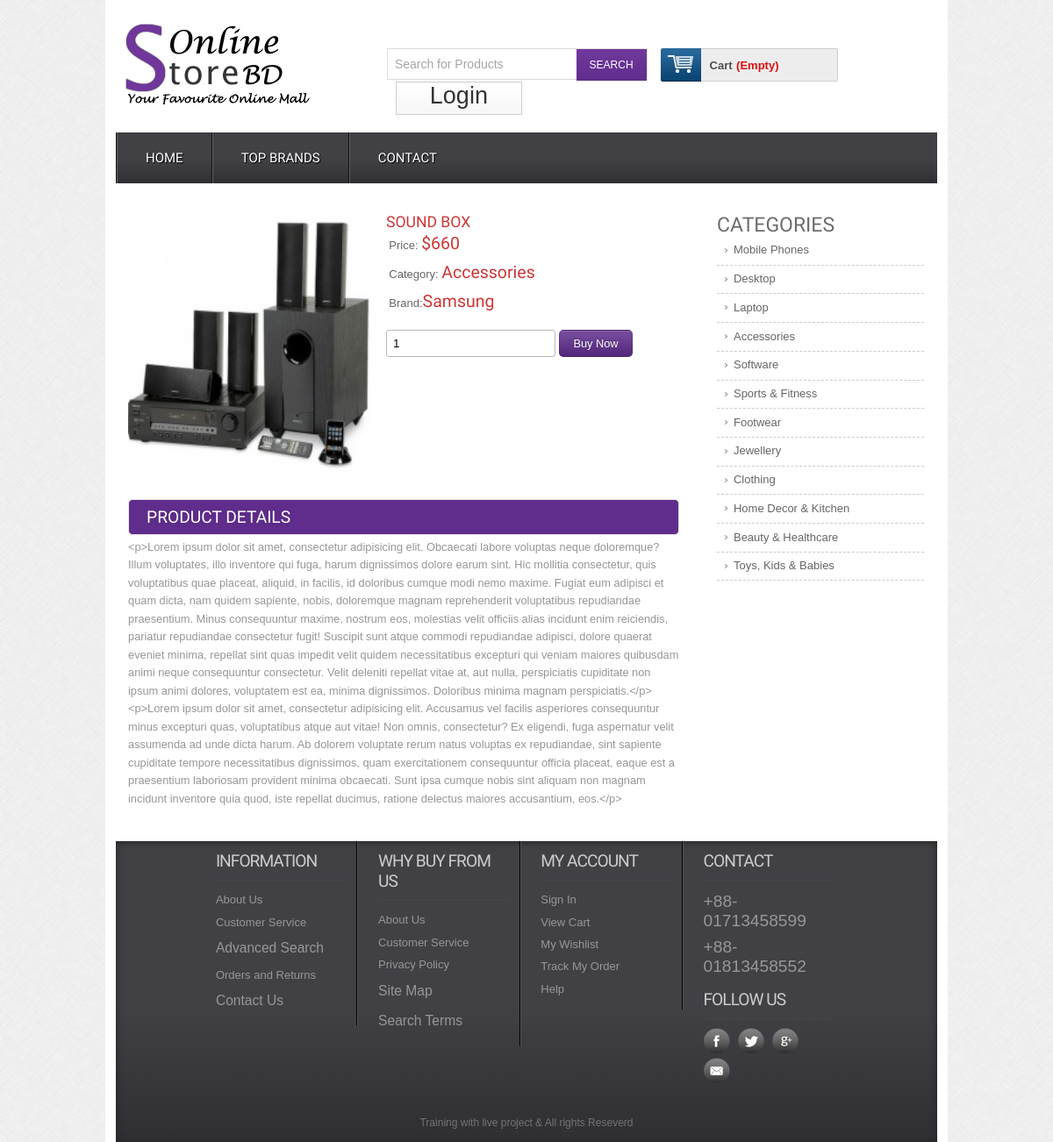
/details.php?proId=6, run on the app's committed database.
### tables this page shows
CREATE TABLE `tbl_product` (
  `productId` int(11) NOT NULL,
  `productName` varchar(255) NOT NULL,
  `catId` int(11) NOT NULL,
  `brandId` int(11) NOT NULL,
  `body` text NOT NULL,
  `price` float NOT NULL,
  `image` varchar(255) NOT NULL,
  `type` tinyint(4) NOT NULL DEFAULT '0'
);

CREATE TABLE `tbl_category` (
  `catId` int(11) NOT NULL,
  `catName` varchar(255) NOT NULL
);

CREATE TABLE `tbl_brand` (
  `brandId` int(11) NOT NULL,
  `brandName` varchar(255) NOT NULL
);

### classes/Cart.php (called while the page is built, shortened)
<?php
$filepath = realpath(dirname(__FILE__));
include_once($filepath.'/../lib/Database.php');
 ?>
<?php
class Cart
{
    private $db;
    public function __construct()
    {
        $this->db = new Database();
    }
    public function checkCartItem()
    {
        $sId = session_id();
        $query = "SELECT * FROM tbl_cart WHERE sId = '$sId'";
        $result = $this->db->select($query);
        return $result;
    }
}

### lib/Database.php (called while the page is built, shortened)
<?php
class Database
{
    public $host   = DB_HOST;
    public $user   = DB_USER;
    public $pass   = DB_PASS;
    public $dbname = DB_NAME;
    public $link;
    private function connectDB()
    {
        $this->link = new mysqli(
            $this->host,
            $this->user,
            $this->pass,
            $this->dbname
        );
    }
    public function select($query)
    {
        $result = $this->link->query($query) or
        die($this->link->error . __LINE__);
        if ($result->num_rows > 0) {
            return $result;
        } else {
            return false;
        }
    }
}

### lib/Session.php (called while the page is built, shortened)
<?php
class Session
{
    public static function get($key)
    {
        if (isset($_SESSION[$key])) {
            return $_SESSION[$key];
        } else {
            return false;
        }
    }
}

### classes/Product.php (called while the page is built, shortened)
<?php
$filepath = realpath(dirname(__FILE__));
include_once($filepath.'/../lib/Database.php');
 ?>
<?php
class Product
{
    private $db;
    public function __construct()
    {
        $this->db = new Database();
    }
    public function getSingleProduct($proId)
    {
        $query = "SELECT p.*, c.catName, b.brandName
                    FROM tbl_product AS p, tbl_category AS c, tbl_brand AS b
                    WHERE p.catId = c.catId AND p.brandId = b.brandId AND p.productId = '$proId'";
        $result = $this->db->select($query);
        return $result;
    }
}

### classes/Category.php (called while the page is built, shortened)
<?php
$filepath = realpath(dirname(__FILE__));
include_once($filepath.'/../lib/Database.php');
 ?>
<?php
class Category
{
    private $db;
    public function __construct()
    {
        $this->db = new Database();
    }
    public function getAllCat()
    {
        $query = "SELECT * FROM tbl_category ORDER BY catId DESC";
        $result = $this->db->select($query);
        return $result;
    }
}

### details.php (the view, shortened to what this page needs)
<?php include 'inc/header.php'; ?>
<?php
if (isset($_GET['proId'])) {
    $proId = preg_replace('/[^-a-zA-Z0-9_]/', '', $_GET['proId']);
}
?>
<div class="main">
	<div class="content">
		<div class="section group">
			<div class="cont-desc span_1_of_2">
				<?php
                $getPd = $pd->getSingleProduct($proId);
                if ($getPd) {
                    while ($result = $getPd->fetch_assoc()) {
                        ?>
				<div class="grid images_3_of_2">
					<img src="admin/<?php echo $result['image']; ?>" alt="" />
				</div>
				<div class="desc span_3_of_2">
					<h2><?php echo $result['productName']; ?></h2>
					<div class="price">
						<p>Price: <span>$<?php echo $result['price']; ?></span></p>
						<p>Category: <span><?php echo $result['catName']; ?></span></p>
						<p>Brand:<span><?php echo $result['brandName']; ?></span></p>
					</div>
					<div class="add-cart">
						<form action="" method="post">
							<input type="number" class="buyfield" name="quantity" value="1"/>
							<input type="submit" class="buysubmit" name="submit" value="Buy Now"/>
						</form>
					</div>
				</div>
				<div class="product-desc">
					<h2>Product Details</h2>
					<p><?php echo $result['body']; ?></p>
				</div>
				<?php
                    }
                } ?>
			</div>
			<div class="rightsidebar span_3_of_1">
				<h2>CATEGORIES</h2>
				<ul>
					<?php
                    $getCat = $cat->getAllCat();
                    if ($getCat) {
                        while ($result = $getCat->fetch_assoc()) {
                            ?>
					<li><a href="productbycat.php?catId=<?php echo $result['catId']; ?>"><?php echo $result['catName']; ?></a></li>
					<?php
                        }
                    } ?>
				</ul>
			</div>
		</div>
	</div>
<?php include 'inc/footer.php'; ?>

### inc/header.php (shortened to what this page needs)
<?php
include 'lib/Session.php';
include 'lib/Database.php';
$pd = new Product();
$ct = new Cart();
$cat = new Category();
 ?>
<!DOCTYPE HTML>
<head>
<link href="css/style.css" rel="stylesheet" type="text/css" media="all"/>
<link href="css/menu.css" rel="stylesheet" type="text/css" media="all"/>
</head>
<body>
  <div class="wrap">
    <div class="header_top">
      <div class="logo">
        <a href="index.php"><img src="images/logo.png" alt="" /></a>
      </div>
        <div class="header_top_right">
          <div class="search_box">
            <form>
              <input type="text" value="Search for Products" onfocus="this.value = '';" onblur="if (this.value == '') {this.value = 'Search for Products';}"><input type="submit" value="SEARCH">
            </form>
          </div>
          <div class="shopping_cart">
          <div class="cart">
            <a href="#" title="View my shopping cart" rel="nofollow">
                <span class="cart_title">Cart</span>
                <span class="no_product">
                <?php
                                $getData = $ct->checkCartItem();
                                if ($getData) {
                                    $sum = Session::get("gTotal");
                                    $qty = Session::get("qty");
                                    echo "$".number_format($sum).".00"." | Qty: ".$qty;
                                } else {
                                    echo '(Empty)';
                                }
                                 ?>
                </span>
              </a>
            </div>
            </div>
       <div class="login">
        <?php
$login = Session::get("cuslogin");
if ($login == false) {
    ?>
    <a href="login.php">Login</a>
<?php
} else {
        ?>
<a href="?cid=<?php Session::get('cmrId'); ?>">Logout</a>
<?php
    }
 ?>
       </div>
   </div>
 </div>
<div class="menu">
  <ul id="dc_mega-menu-orange" class="dc_mm-orange">
    <li><a href="index.php">Home</a></li>
    <li><a href="topbrands.php">Top Brands</a></li>
    <li><a href="contact.php">Contact</a> </li>
  </ul>
</div>

### inc/footer.php (shortened to what this page needs)
</div>
   <div class="footer">
   	  <div class="wrapper">
	     <div class="section group">
				<div class="col_1_of_4 span_1_of_4">
						<h4>Information</h4>
						<ul>
						<li><a href="#">About Us</a></li>
						<li><a href="#">Customer Service</a></li>
						<li><a href="#"><span>Advanced Search</span></a></li>
						<li><a href="#">Orders and Returns</a></li>
						<li><a href="#"><span>Contact Us</span></a></li>
						</ul>
					</div>
				<div class="col_1_of_4 span_1_of_4">
					<h4>Why buy from us</h4>
						<ul>
						<li><a href="about.php">About Us</a></li>
						<li><a href="faq.php">Customer Service</a></li>
						<li><a href="#">Privacy Policy</a></li>
						<li><a href="contact.php"><span>Site Map</span></a></li>
						<li><a href="preview.php"><span>Search Terms</span></a></li>
						</ul>
				</div>
				<div class="col_1_of_4 span_1_of_4">
					<h4>My account</h4>
						<ul>
							<li><a href="contact.php">Sign In</a></li>
							<li><a href="index.php">View Cart</a></li>
							<li><a href="#">My Wishlist</a></li>
							<li><a href="#">Track My Order</a></li>
							<li><a href="faq.php">Help</a></li>
						</ul>
				</div>
				<div class="col_1_of_4 span_1_of_4">
					<h4>Contact</h4>
						<ul>
							<li><span>+88-01713458599</span></li>
							<li><span>+88-01813458552</span></li>
						</ul>
						<div class="social-icons">
							<h4>Follow Us</h4>
					   		  <ul>
							      <li class="facebook"><a href="#" target="_blank"> </a></li>
							      <li class="twitter"><a href="#" target="_blank"> </a></li>
							      <li class="googleplus"><a href="#" target="_blank"> </a></li>
							      <li class="contact"><a href="#" target="_blank"> </a></li>
						     </ul>
   	 					</div>
				</div>
			</div>
			<div class="copy_right">
				<p>Training with live project &amp; All rights Reseverd </p>
		   </div>
     </div>
    </div>
    <link href="css/flexslider.css" rel='stylesheet' type='text/css' />
</body>
</html>

### css/menu.css (style rules this page uses)
ul.dc_mm-orange,ul.dc_mm-orange li { border:none; list-style:none; }
ul.dc_mm-orange { background: #414045; background: -moz-linear-gradient(top, #414045 55%, #2f2e33 100%); background: -webkit-gradient(linear, left top, left bottom, color-stop(55%,#414045), color-stop(100%,#2f2e33)); background: -webkit-linear-gradient(top, #414045 55%,#2f2e33 100%); background: -o-linear-gradient(top, #414045 55%,#2f2e33 100%); background: -ms-linear-gradient(top, #414045 55%,#2f2e33 100%); background: linear-gradient(to bottom, #414045 55%,#2f2e33 100%); filter: progid:DXImageTransform.Microsoft.gradient( startColorstr='#414045', endColorstr='#2f2e33',GradientType=0 ); font:normal 13px Arial,sans-serif; padding:0; position:relative; width:100%; }
ul.dc_mm-orange li { float:left; margin:0; padding:0; }
ul.dc_mm-orange li a { color:#fff; display:block; float:left; font-size:15px; padding:20px 32px; text-decoration:none; text-shadow:1px 1px 1px #000; text-transform:uppercase; font-family:'Doppio One', sans-serif; border-left:2px groove #636363; }

### data on the page
tbl_product: image (picture), productName "SOUND BOX", price "660", catId.catName "Accessories", brandId.brandName "Samsung", body "<p>Lorem ipsum dolor sit amet, consectetur adipisicing elit. Obcaecati labore voluptas neque doloremque? Illum voluptates, illo inventore qui fuga, harum dignissimos dolore earum sint. Hic mollitia consectetur, quis voluptatibus quae placeat, aliquid, in facilis, id doloribus cumque modi nemo maxime. Fugiat eum adipisci et quam dicta, nam quidem sapiente, nobis, doloremque magnam reprehenderit voluptatibus repudiandae praesentium. Minus consequuntur maxime, nostrum eos, molestias velit officiis alias incidunt enim reiciendis, pariatur repudiandae consectetur fugit! Suscipit sunt atque commodi repudiandae adipisci, dolore quaerat eveniet minima, repellat sint quas impedit velit quidem…"
tbl_category: catName "Mobile Phones"
tbl_category: catName "Desktop"
tbl_category: catName "Laptop"
tbl_category: catName "Accessories"
tbl_category: catName "Software"
tbl_category: catName "Sports & Fitness"
tbl_category: catName "Footwear"
tbl_category: catName "Jewellery"
tbl_category: catName "Clothing"
tbl_category: catName "Home Decor & Kitchen"
tbl_category: catName "Beauty & Healthcare"
tbl_category: catName "Toys, Kids & Babies"
